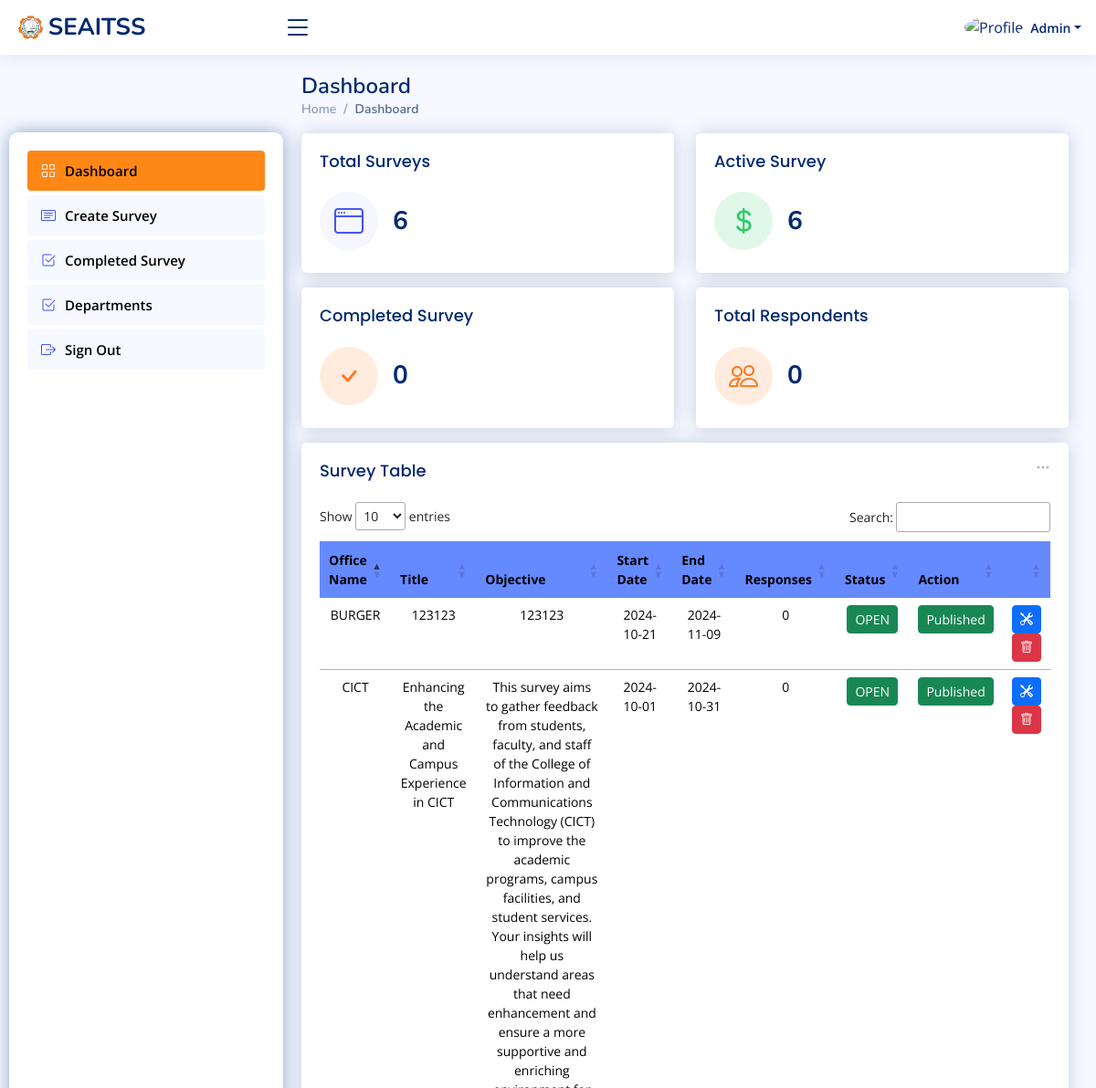
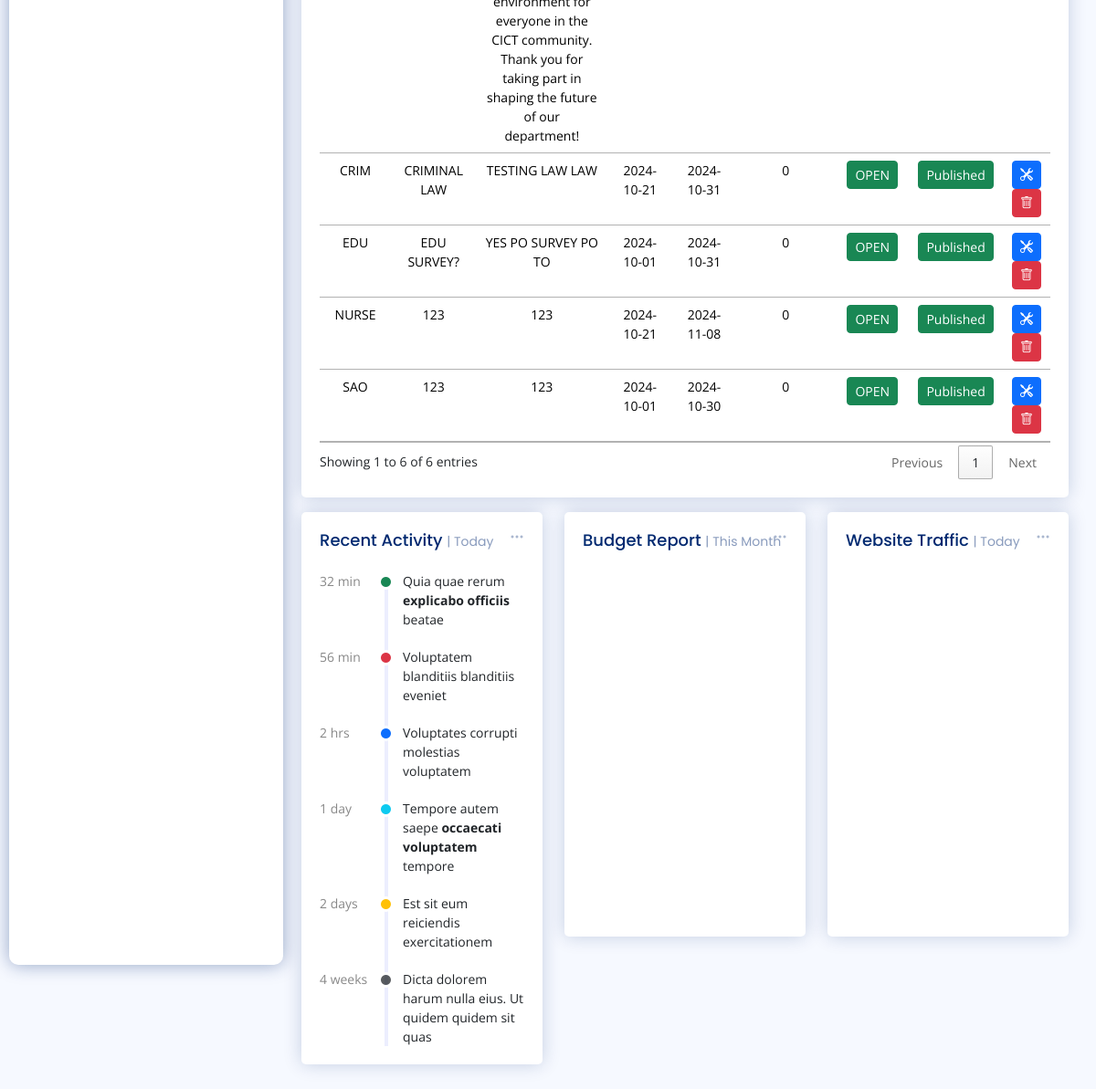
The app's page /admin/newhome.php with its own data (2 pictures, top to bottom).
### tables this page shows
CREATE TABLE IF NOT EXISTS `surveys` (
  `survey_id` int NOT NULL AUTO_INCREMENT,
  `office` varchar(100) NOT NULL,
  `title` varchar(255) NOT NULL,
  `objective` text,
  `is_anonymous` tinyint(1) DEFAULT '0',
  `is_published` tinyint(1) DEFAULT '0',
  `start_date` date DEFAULT NULL,
  `end_date` date DEFAULT NULL,
  `created_by` int DEFAULT NULL,
  `created_at` timestamp NULL DEFAULT CURRENT_TIMESTAMP,
  `updated_at` timestamp NULL DEFAULT CURRENT_TIMESTAMP ON UPDATE CURRENT_TIMESTAMP,
  `is_complete` int NOT NULL,
  PRIMARY KEY (`survey_id`),
  KEY `created_by` (`created_by`)
);

### admin/newhome.php (the view, shortened to what the rows shown need)
<?php
include 'includes/newheader.php';
$surveytable = "SELECT * FROM surveys";
if ($stmt = mysqli_prepare($conn, $surveytable)) {
    mysqli_stmt_execute($stmt);
    $surveyresult = mysqli_stmt_get_result($stmt);
} else {
    echo "Failed to prepare statement: " . mysqli_error($conn);
}
?>
<link rel="stylesheet" href="../css/newhome.css">
<body>
    <main id="main" class="main">
        <div class="pagetitle">
            <h1>Dashboard</h1>
        </div>
        <section class="section dashboard">
            <div class="row">
                <div class="col-lg-12">
                    <div class="col-12">
                        <div class="card recent-sales overflow-auto">
                            <div class="card-body">
                                <table id="surveyTable" class="table datatable" style="width:100%">
                                    <thead>
                                        <tr>
                                            <th scope="col">Office Name</th>
                                            <th scope="col">Title</th>
                                            <th scope="col">Objective</th>
                                            <th scope="col">Start Date</th>
                                            <th scope="col">End Date</th>
                                            <th scope="col">Responses</th>
                                            <th scope="col">Status</th>
                                            <th scope="col">Action</th>
                                            <th></th>
                                        </tr>
                                    </thead>
                                    <tbody>
                                        <?php while ($surveyrow = mysqli_fetch_assoc($surveyresult)) { ?>
                                            <tr>
                                                <td><?php echo htmlspecialchars($surveyrow['office'], ENT_QUOTES, 'UTF-8'); ?>
                                                </td>
                                                <td><?php echo htmlspecialchars($surveyrow['title'], ENT_QUOTES, 'UTF-8'); ?>
                                                </td>
                                                <td><?php echo htmlspecialchars($surveyrow['objective'], ENT_QUOTES, 'UTF-8'); ?>
                                                </td>
                                                <td><?php echo htmlspecialchars($surveyrow['start_date'], ENT_QUOTES, 'UTF-8'); ?>
                                                </td>
                                                <td><?php echo htmlspecialchars($surveyrow['end_date'], ENT_QUOTES, 'UTF-8'); ?>
                                                </td>
                                                <td>
                                                    <?php
                                                    $surveyresponses = "SELECT * FROM surveyresponses WHERE survey_id = ?";
                                                    $stmt = $conn->prepare($surveyresponses);
                                                    $stmt->bind_param("i", $surveyrow['survey_id']);
                                                    $stmt->execute();
                                                    $surveyresponsesresult = $stmt->get_result();
                                                    echo mysqli_num_rows($surveyresponsesresult);
                                                    ?>
                                                </td>
                                                <td id="open_status_<?php echo $surveyrow['survey_id']; ?>">
                                                    <button data-survey-id="<?php echo $surveyrow['survey_id']; ?>"
                                                        data-bs-toggle="tooltip" data-bs-placement="top"
                                                        data-bs-original-title="Open/Close"
                                                        class="btn btn-sm btn-<?php echo $surveyrow['is_complete'] == 1 ? 'danger' : 'success'; ?>"
                                                        onclick="confirmChangeOpen(<?php echo $surveyrow['survey_id']; ?>, <?php echo $surveyrow['is_complete']; ?>)">
                                                        <?php echo $surveyrow['is_complete'] == 1 ? 'CLOSED' : 'OPEN'; ?>
                                                    </button>
                                                </td>
                                                <td id="published_status_<?php echo $surveyrow['survey_id']; ?>">
                                                    <button data-survey-id="<?php echo $surveyrow['survey_id']; ?>"
                                                        data-bs-toggle="tooltip" data-bs-placement="top"
                                                        data-bs-original-title="publish/unpublish"
                                                        class="btn btn-sm btn-<?php echo $surveyrow['is_published'] == 1 ? 'success' : 'danger'; ?>"
                                                        onclick="changePublished(<?php echo $surveyrow['survey_id']; ?>, <?php echo $surveyrow['is_published']; ?>)">
                                                        <?php echo $surveyrow['is_published'] == 1 ? 'Published' : 'Not published'; ?>
                                                    </button>
                                                </td>
                                                <td>
                                                    <button href="#" class="btn btn-sm btn-primary" data-bs-toggle="tooltip"
                                                        data-bs-placement="top" data-bs-original-title="Edit"
                                                        onclick="openEditModal(<?php echo $surveyrow['survey_id']; ?>, '<?php echo addslashes($surveyrow['office']); ?>', '<?php echo addslashes($surveyrow['title']); ?>', '<?php echo addslashes($surveyrow['objective']); ?>','<?php echo $surveyrow['start_date']; ?>', '<?php echo $surveyrow['end_date']; ?>')">
                                                        <i class="bi bi-tools"></i>
                                                    </button>
                                                    <button class="btn btn-sm btn-danger deleteSurveyBtn"
                                                        data-survey-id="<?php echo $surveyrow['survey_id']; ?>"
                                                        data-bs-toggle="tooltip" data-bs-placement="top"
                                                        data-bs-original-title="Delete">
                                                        <i class="bi bi-trash"></i>
                                                    </button>
                                                </td>
                                            </tr>
                                        <?php } ?>
                                    </tbody>
                                </table>
                            </div>
                        </div>
                    </div>
                </div>
            </div>
        </section>
    </main>
</body>
</html>

### records on screen
surveys: office "CICT", title "Enhancing the Academic and Campus Experience in CICT", objective "This survey aims to gather feedback from students, faculty, and staff of the College of Information and Communications Technology (CICT) to improve the academic programs, campus facilities, and student services. Your insights will help us understand areas that need enhancement and ensure a more supportive and enriching environment for everyone in the CICT community. Thank you for taking part in shaping the future of our department!", start_date "2024-10-01", end_date "2024-10-31", mysqli_num_rows($surveyresponsesresult) "0", is_complete "OPEN", is_published "Published"
surveys: office "SAO", title "123", objective "123", start_date "2024-10-01", end_date "2024-10-30", mysqli_num_rows($surveyresponsesresult) "0", is_complete "OPEN", is_published "Published"
surveys: office "EDU", title "EDU SURVEY?", objective "YES PO SURVEY PO TO", start_date "2024-10-01", end_date "2024-10-31", mysqli_num_rows($surveyresponsesresult) "0", is_complete "OPEN", is_published "Published"
surveys: office "CRIM", title "CRIMINAL LAW", objective "TESTING LAW LAW", start_date "2024-10-21", end_date "2024-10-31", mysqli_num_rows($surveyresponsesresult) "0", is_complete "OPEN", is_published "Published"
surveys: office "BURGER", title "123123", objective "123123", start_date "2024-10-21", end_date "2024-11-09", mysqli_num_rows($surveyresponsesresult) "0", is_complete "OPEN", is_published "Published"
surveys: office "NURSE", title "123", objective "123", start_date "2024-10-21", end_date "2024-11-08", mysqli_num_rows($surveyresponsesresult) "0", is_complete "OPEN", is_published "Published"

### other values on screen
mysqli_num_rows($totalSurveyResult) "6"
mysqli_num_rows($activesurveyresult) "6"
mysqli_num_rows($completeurveyresult) "0"
$surveyresponsesrow['total_responses'] "0"
